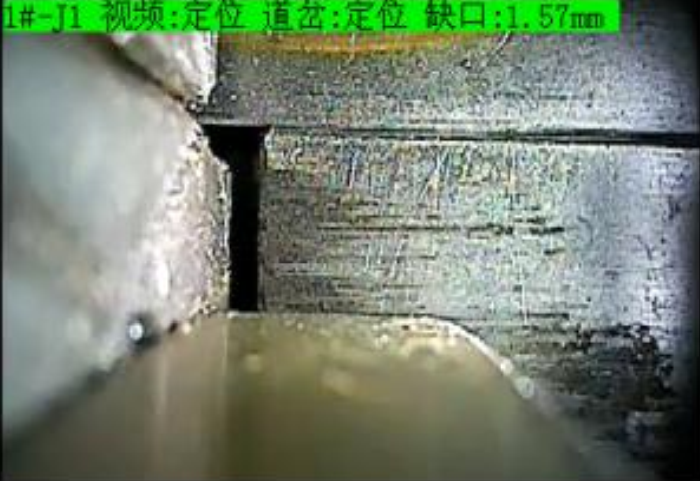
//> input picture cmake-build-debug/test.png, 700 x 481 px
$ ./HoughLinesP_part   (built with g++ and OpenCV 4)
//> lines starting //> are read from the running program, lines starting //| are printed output that depends on the picture; after the words box and inside, x2 and y2 are one past the last pixel; in counts of white or black regions, pixels touching at a corner belong together
#include "opencv2/features2d/features2d.hpp"
#include "opencv2/highgui/highgui.hpp"
#include "opencv2/imgproc.hpp"

#include <iostream>
#include <vector>
#include <algorithm>

using namespace cv;

// 标定点
#define MID_POINT_X     245
#define MID_POINT_Y     250
// 为加速处理 只取部分像素点 但要尽可能包含重要信息
#define MORE_POINT      100

int main() {
    Mat srcImage = imread("test.png");
//> srcImage is the input picture: 481 rows x 700 cols, CV_8UC3; mean B, G, R 112.7, 132.5, 117.5
    imshow("1. srcImage", srcImage);

    // 只取标定点区域图像处理即可
    Mat roiImage = srcImage(Rect(0, MID_POINT_Y - MORE_POINT, srcImage.cols, MORE_POINT * 2 + 1));
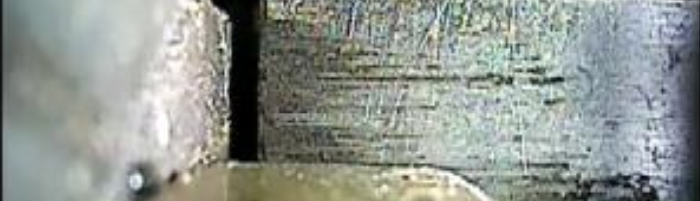
//> roiImage: 201 rows x 700 cols, CV_8UC3; mean B, G, R 145.7, 151.5, 145.6

    // 转为灰度图并进行图像平滑
    Mat grayImage;
    cvtColor(roiImage, grayImage, COLOR_BGR2GRAY);
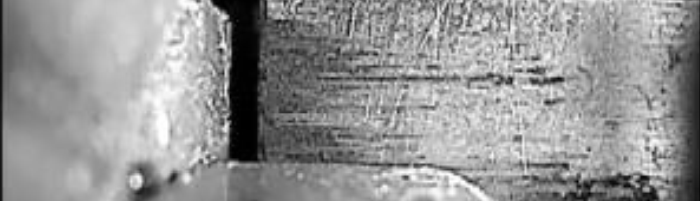
//> grayImage: 201 rows x 700 cols, CV_8UC1; min 0, max 255, mean 149.1
    GaussianBlur(grayImage, grayImage, Size(9, 9), 2, 2);
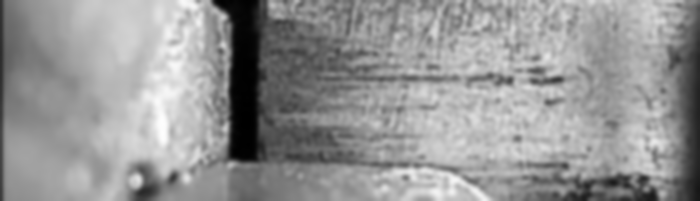
//> grayImage: 201 rows x 700 cols, CV_8UC1; min 0, max 253, mean 149.1
    imshow("2. grayImage", grayImage);

    // 边缘检测
    Mat cannyImage;
    Canny(grayImage, cannyImage, 100, 100, 3);
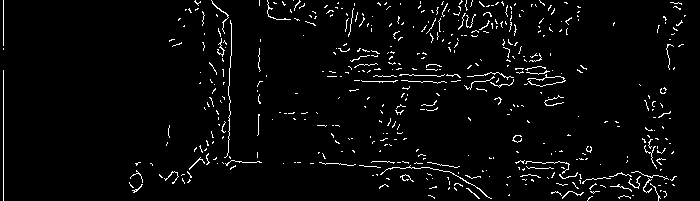
//> cannyImage: 201 rows x 700 cols, CV_8UC1; 3.4% white in thin lines or dots
    imshow("3. cannyImage", cannyImage);

    // 霍夫线变换
    std::vector<Vec4i> lines;
    HoughLinesP(cannyImage, lines, 1, CV_PI, 10, 10, 50);
//> lines = 219 lines (x1, y1, x2, y2), first 8: [3, 200, 3, 0], [230, 169, 230, 20], [258, 161, 258, 55], [228, 163, 228, 86], [466, 88, 466, 0], [229, 162, 229, 68], [259, 162, 259, 0], [515, 69, 515, 3]

    //// 找离参照点左右分别最近的竖线
    // x轴位置排序
    std::sort(lines.begin(), lines.end(), [](Vec4i v1, Vec4i v2) {
        return v1[0] < v2[0];
    });
//> lines = 219 items, first 8: [3, 200, 3, 0], [168, 177, 168, 128], [189, 181, 189, 168], [200, 159, 200, 145], [202, 42, 202, 11], [203, 50, 203, 12], [204, 163, 204, 107], [207, 164, 207, 102]

    // 检测线段是否满足要求
    auto isUsefulLine = [](Vec4i l) {
        auto y1 = l[3];
        auto y2 = l[1];

        return y1 < MORE_POINT && y2 > MORE_POINT;
    };

    // 找出左右相邻
    {
        int left = 0;
        int right = 0;
        for (auto l : lines) {
            // 过滤不符合要求的线段
            if (!isUsefulLine(l)) continue;

            auto x = l[0];
            if (x < MID_POINT_X) left = x;
            if (x > MID_POINT_X) {
                right = x;
                break;
            }
        }
//> this loop made 28 passes
//> (l, x, left) on passes 1, 10, 11, 12, 13, 17, 18, 19, 20, 21, 24, 25: ([3, 200, 3, 0], 3, 3), ([211, 133, 211, 64], 211, 211), ([212, 143, 212, 65], 212, 212), ([213, 159, 213, 67], 213, 213), ([216, 158, 216, 72], 216, 216), ([220, 101, 220, 9], 220, 220), ([221, 130, 221, 10], 221, 221), ([222, 162, 222, 11], 222, 222), ([223, 163, 223, 11], 223, 223), ([224, 157, 224, 12], 224, 224), ([228, 163, 228, 86], 228, 228), ([229, 162, 229, 68], 229, 229)
//> (l, x, right) on pass 28: ([257, 161, 257, 85], 257, 257)
        if (left == 0 || right == 0) {
            printf("find error!\n");
        } else {
            printf("find: x-left: %d, x-right: %d, distance: %d\n", left, right, right - left);
//| find: x-left: 230, x-right: 257, distance: 27
        }
    }

    //// 可视化效果
    Mat outImage = roiImage.clone();
    // 绘制预设点
    circle(outImage, Point(MID_POINT_X, MORE_POINT), 5, Scalar(255,255,255), -1);
//> outImage: 201 rows x 700 cols, CV_8UC3; 0.06% of pixels changed, all inside (x1, y1, x2, y2) = (240, 95, 251, 106)
    // 在图中绘制出每条线段
    for (auto l : lines) {
        //printf("%s: x: %d, y: %d x2: %d, y2: %d\n", isUsefulLine(l) ? "Good:" : "Bad:", l[0], l[1], l[2], l[3]);

        Scalar greenColor = Scalar(0,255,0);
        Scalar redColor = Scalar(0,0,255);
        line(outImage, Point(l[0], l[1]), Point(l[2], l[3]), isUsefulLine(l) ? greenColor : redColor, 1, LINE_AA);
    }
//> this loop made 219 passes
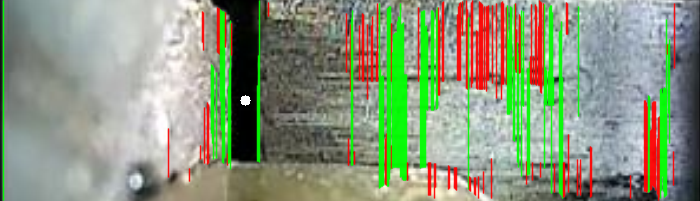
//> outImage: 201 rows x 700 cols, CV_8UC3; mean B, G, R 124.5, 151.4, 138.2
    imshow("4. lineImage", outImage);

    waitKey(0);
    return 0;
}
